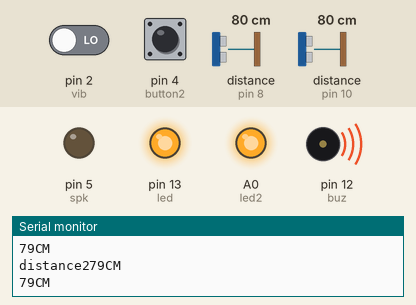
A sketch run on a simulated Arduino Uno, built with avr-gcc and run on an emulated ATmega328P. On the bench: output pins drawn as LEDs (lit = HIGH), buzzer (waves = sounding, pin HIGH), the last lines printed to the serial monitor. Wiring (inferred from the names in the program): 2 × ultrasonic range finder: trigger pin 9, echo pin 8 / trigger pin 11, echo pin 10. The inputs (shaded band) are chosen by the test bench; at power-on: pin 4 (button2) LOW, pin 2 (vib) LOW, distance to the obstacle (sensors on pin 8, pin 10) 80 cm. The echo pulse lasts 58.3 µs per cm; pins used as bus, display or sensor lines are not drawn.

Above: at 1.2 s.
1.3 s: pin 4 (button2) pulled HIGH for 0.15 s
At 1.39 s:
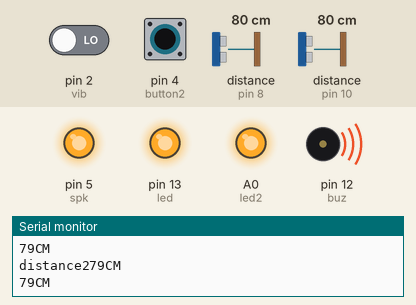
10.4 s: pin 4 (button2) pulled HIGH for 3.2 s
At 14.8 s:
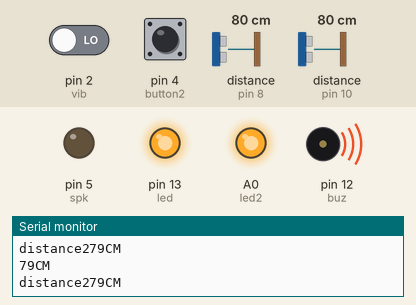
Timing chart, 0 to 16.3 s (numbered marks = the images above; inputs shaded):
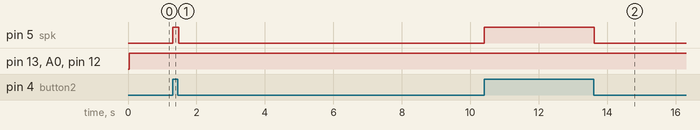

Measured:
- after the input at 1.3 s, pin 5 (spk): LOW → HIGH at once, → LOW 0.16 s later
- after the input at 10.4 s, pin 5 (spk): LOW → HIGH at once, → LOW 3.2 s later

The sketch:

Smart_helmet_code.ino
```cpp
int trigPin = 9;
int echoPin = 8;
int trigPin2 = 11;
int echoPin2 = 10;
float latitude = 26.980883;
float longitude = 82.893321;


int buz = 12;
int spk = 5;
int led = 13;
int led2 = A0;
int vib = 2;
int vibval;
int button = 3;
int button2 = 4;
int count = 0;

void setup() {
  Serial.begin(9600);
   pinMode(led, OUTPUT);
   pinMode(led2, OUTPUT);
   pinMode(buz, OUTPUT);
   pinMode(spk, OUTPUT);
   pinMode(trigPin, OUTPUT);
   pinMode(echoPin, INPUT);
   pinMode(trigPin2, OUTPUT);
   pinMode(echoPin2, INPUT);
   pinMode(vib, INPUT);
   pinMode(button, INPUT);
   pinMode(button2, INPUT);
}

void loop() {
vibval = digitalRead(vib);

if (vibval == 1)
{
      count ++;
      if(digitalRead(button) == 1)
      {
       count = 0;
      }
    Serial.print("Count:");
    Serial.println(count);

      if(count >= 30)
      {
        Serial.println("SMS Sending To +8801773464883");
        Serial.println("Accident Occurred.....!");
        Serial.print("Latitude is: ");
        Serial.println(latitude);
        Serial.print("Longitude is: ");
        Serial.println(longitude);
      }
}

if(digitalRead(button2) == 1)
      {
           digitalWrite(spk, HIGH);
      }
else
{
  digitalWrite(spk, LOW);
}

  long duration, distance;
  digitalWrite(trigPin,HIGH);
  delayMicroseconds(1000);
  digitalWrite(trigPin, LOW);
  duration = pulseIn(echoPin, HIGH);
  distance = (duration/2)/29.1;
  Serial.print(distance);
  Serial.println("CM");
  delay(10);


  long duration2, distance2;
  digitalWrite(trigPin2,HIGH);
  delayMicroseconds(1000);
  digitalWrite(trigPin2, LOW);
  duration2 = pulseIn(echoPin2, HIGH);
  distance2 =(duration2/2)/29.1;
  Serial.print("distance2");
  Serial.print(distance2);
  Serial.println("CM");
  delay(10);


 if(distance <= 400)
   {
    digitalWrite(led, HIGH);
    digitalWrite(buz, HIGH);
   }
else if(distance >= 401)
   {
     digitalWrite(led, LOW);
     digitalWrite(buz, LOW);

   }

 if(distance2 <= 400)
   {
    digitalWrite(led2, HIGH);

   }
else if(distance2 >= 401)
   {
     digitalWrite(led2, LOW);

   }

   if(distance2 <= 400 ||distance <= 400)
   {
    digitalWrite(buz, HIGH);

   }
else if(distance2 >= 401 && distance >= 401 )
   {
     digitalWrite(buz, LOW);

   }
}
```
